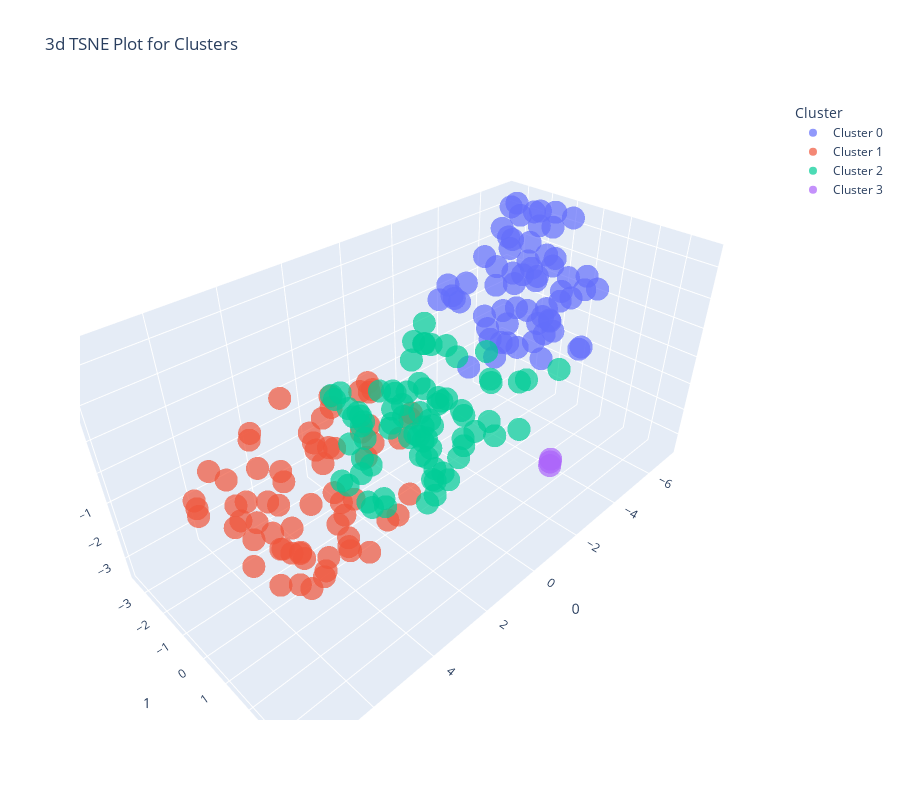

Here is the notebook cell this chart was saved with:
### Code cell
setup(data = seedDataSet, normalize = True, normalize_method = 'zscore', verbose=False)
x = create_model('kmeans', num_clusters = 4)
plot_model(x, plot = 'tsne')
